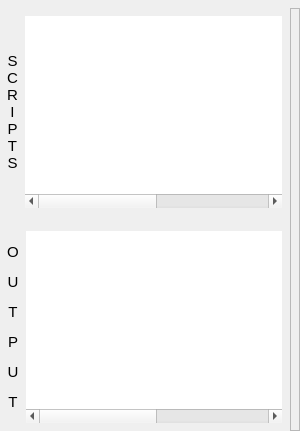
                                              <widget class="QWidget" name="mm_tab">
                                               <attribute name="title">
                                                <string>MM</string>
                                               </attribute>
                                               <layout class="QGridLayout" name="gridLayout_26">
                                                <property name="leftMargin">
                                                 <number>0</number>
                                                </property>
                                                <property name="topMargin">
                                                 <number>8</number>
                                                </property>
                                                <property name="rightMargin">
                                                 <number>0</number>
                                                </property>
                                                <property name="bottomMargin">
                                                 <number>0</number>
                                                </property>
                                                <property name="spacing">
                                                 <number>0</number>
                                                </property>
                                                <item row="0" column="0">
                                                 <widget class="QFrame" name="scripts_pre_frame_3">
                                                  <property name="sizePolicy">
                                                   <sizepolicy hsizetype="Expanding" vsizetype="Expanding">
                                                    <horstretch>0</horstretch>
                                                    <verstretch>0</verstretch>
                                                   </sizepolicy>
                                                  </property>
                                                  <property name="frameShape">
                                                   <enum>QFrame::NoFrame</enum>
                                                  </property>
                                                  <property name="frameShadow">
                                                   <enum>QFrame::Raised</enum>
                                                  </property>
                                                  <layout class="QVBoxLayout" name="verticalLayout_5">
                                                   <property name="spacing">
                                                    <number>7</number>
                                                   </property>
                                                   <property name="leftMargin">
                                                    <number>0</number>
                                                   </property>
                                                   <property name="topMargin">
                                                    <number>0</number>
                                                   </property>
                                                   <property name="rightMargin">
                                                    <number>8</number>
                                                   </property>
                                                   <property name="bottomMargin">
                                                    <number>0</number>
                                                   </property>
                                                   <item>
                                                    <widget class="QFrame" name="scripts_frame_3">
                                                     <property name="frameShape">
                                                      <enum>QFrame::NoFrame</enum>
                                                     </property>
                                                     <property name="frameShadow">
                                                      <enum>QFrame::Raised</enum>
                                                     </property>
                                                     <layout class="QHBoxLayout" name="horizontalLayout_33">
                                                      <property name="spacing">
                                                       <number>0</number>
                                                      </property>
                                                      <property name="leftMargin">
                                                       <number>0</number>
                                                      </property>
                                                      <property name="topMargin">
                                                       <number>8</number>
                                                      </property>
                                                      <property name="rightMargin">
                                                       <number>0</number>
                                                      </property>
                                                      <property name="bottomMargin">
                                                       <number>8</number>
                                                      </property>
                                                      <item>
                                                       <widget class="QFrame" name="scripts_label_frame_3">
                                                        <property name="frameShape">
                                                         <enum>QFrame::NoFrame</enum>
                                                        </property>
                                                        <property name="frameShadow">
                                                         <enum>QFrame::Raised</enum>
                                                        </property>
                                                        <layout class="QHBoxLayout" name="horizontalLayout_34">
                                                         <property name="spacing">
                                                          <number>0</number>
                                                         </property>
                                                         <property name="leftMargin">
                                                          <number>7</number>
                                                         </property>
                                                         <property name="topMargin">
                                                          <number>0</number>
                                                         </property>
                                                         <property name="rightMargin">
                                                          <number>7</number>
                                                         </property>
                                                         <property name="bottomMargin">
                                                          <number>0</number>
                                                         </property>
                                                         <item>
                                                          <widget class="QLabel" name="scripts_label_3">
                                                           <property name="font">
                                                            <font>
                                                             <pointsize>11</pointsize>
                                                            </font>
                                                           </property>
                                                           <property name="text">
                                                            <string>S
C
R
I
P
T
S</string>
                                                           </property>
                                                           <property name="alignment">
                                                            <set>Qt::AlignCenter</set>
                                                           </property>
                                                          </widget>
                                                         </item>
                                                        </layout>
                                                       </widget>
                                                      </item>
                                                      <item>
                                                       <widget class="QTreeWidget" name="Mscripts_treeWid">
                                                        <property name="font">
                                                         <font>
                                                          <pointsize>10</pointsize>
                                                         </font>
                                                        </property>
                                                        <property name="styleSheet">
                                                         <string notr="true">alternate-background-color: rgb(32, 36, 45);</string>
                                                        </property>
                                                        <property name="frameShape">
                                                         <enum>QFrame::NoFrame</enum>
                                                        </property>
                                                        <property name="frameShadow">
                                                         <enum>QFrame::Raised</enum>
                                                        </property>
                                                        <property name="sizeAdjustPolicy">
                                                         <enum>QAbstractScrollArea::AdjustIgnored</enum>
                                                        </property>
                                                        <property name="autoScroll">
                                                         <bool>true</bool>
                                                        </property>
                                                        <property name="editTriggers">
                                                         <set>QAbstractItemView::NoEditTriggers</set>
                                                        </property>
                                                        <property name="alternatingRowColors">
                                                         <bool>true</bool>
                                                        </property>
                                                        <property name="animated">
                                                         <bool>true</bool>
                                                        </property>
                                                        <property name="columnCount">
                                                         <number>5</number>
                                                        </property>
                                                        <attribute name="headerVisible">
                                                         <bool>false</bool>
                                                        </attribute>
                                                        <column>
                                                         <property name="text">
                                                          <string>New Column</string>
                                                         </property>
                                                        </column>
                                                        <column>
                                                         <property name="text">
                                                          <string>New Column</string>
                                                         </property>
                                                        </column>
                                                        <column>
                                                         <property name="text">
                                                          <string>New Column</string>
                                                         </property>
                                                        </column>
                                                        <column>
                                                         <property name="text">
                                                          <string>New Column</string>
                                                         </property>
                                                        </column>
                                                        <column>
                                                         <property name="text">
                                                          <string>New Column</string>
                                                         </property>
                                                        </column>
                                                       </widget>
                                                      </item>
                                                     </layout>
                                                    </widget>
                                                   </item>
                                                   <item>
                                                    <widget class="QFrame" name="preren_frame_3">
                                                     <property name="frameShape">
                                                      <enum>QFrame::NoFrame</enum>
                                                     </property>
                                                     <property name="frameShadow">
                                                      <enum>QFrame::Raised</enum>
                                                     </property>
                                                     <layout class="QHBoxLayout" name="horizontalLayout_35">
                                                      <property name="spacing">
                                                       <number>0</number>
                                                      </property>
                                                      <property name="leftMargin">
                                                       <number>0</number>
                                                      </property>
                                                      <property name="topMargin">
                                                       <number>8</number>
                                                      </property>
                                                      <property name="rightMargin">
                                                       <number>0</number>
                                                      </property>
                                                      <property name="bottomMargin">
                                                       <number>8</number>
                                                      </property>
                                                      <item>
                                                       <widget class="QFrame" name="preren_label_frame_3">
                                                        <property name="frameShape">
                                                         <enum>QFrame::NoFrame</enum>
                                                        </property>
                                                        <property name="frameShadow">
                                                         <enum>QFrame::Raised</enum>
                                                        </property>
                                                        <layout class="QHBoxLayout" name="horizontalLayout_36">
                                                         <property name="spacing">
                                                          <number>0</number>
                                                         </property>
                                                         <property name="leftMargin">
                                                          <number>7</number>
                                                         </property>
                                                         <property name="topMargin">
                                                          <number>0</number>
                                                         </property>
                                                         <property name="rightMargin">
                                                          <number>7</number>
                                                         </property>
                                                         <property name="bottomMargin">
                                                          <number>0</number>
                                                         </property>
                                                         <item>
                                                          <widget class="QLabel" name="preren_label_3">
                                                           <property name="font">
                                                            <font>
                                                             <pointsize>11</pointsize>
                                                            </font>
                                                           </property>
                                                           <property name="text">
                                                            <string>&lt;html&gt;&lt;head/&gt;&lt;body&gt;&lt;p&gt;O&lt;/p&gt;&lt;p&gt;U&lt;/p&gt;&lt;p&gt;T&lt;/p&gt;&lt;p&gt;P&lt;/p&gt;&lt;p&gt;U&lt;/p&gt;&lt;p&gt;T&lt;/p&gt;&lt;/body&gt;&lt;/html&gt;</string>
                                                           </property>
                                                           <property name="alignment">
                                                            <set>Qt::AlignCenter</set>
                                                           </property>
                                                          </widget>
                                                         </item>
                                                        </layout>
                                                       </widget>
                                                      </item>
                                                      <item>
                                                       <widget class="QTreeWidget" name="Moutput_treeWid">
                                                        <property name="frameShape">
                                                         <enum>QFrame::NoFrame</enum>
                                                        </property>
                                                        <property name="frameShadow">
                                                         <enum>QFrame::Raised</enum>
                                                        </property>
                                                        <property name="editTriggers">
                                                         <set>QAbstractItemView::NoEditTriggers</set>
                                                        </property>
                                                        <property name="alternatingRowColors">
                                                         <bool>true</bool>
                                                        </property>
                                                        <property name="animated">
                                                         <bool>true</bool>
                                                        </property>
                                                        <property name="columnCount">
                                                         <number>5</number>
                                                        </property>
                                                        <attribute name="headerVisible">
                                                         <bool>false</bool>
                                                        </attribute>
                                                        <column>
                                                         <property name="text">
                                                          <string>New Column</string>
                                                         </property>
                                                        </column>
                                                        <column>
                                                         <property name="text">
                                                          <string>New Column</string>
                                                         </property>
                                                        </column>
                                                        <column>
                                                         <property name="text">
                                                          <string>New Column</string>
                                                         </property>
                                                        </column>
                                                        <column>
                                                         <property name="text">
                                                          <string>New Column</string>
                                                         </property>
                                                        </column>
                                                        <column>
                                                         <property name="text">
                                                          <string>New Column</string>
                                                         </property>
                                                        </column>
                                                       </widget>
                                                      </item>
                                                     </layout>
                                                    </widget>
                                                   </item>
                                                  </layout>
                                                 </widget>
                                                </item>
                                                <item row="0" column="1">
                                                 <widget class="QFrame" name="ou_qc_frame_3">
                                                  <property name="frameShape">
                                                   <enum>QFrame::StyledPanel</enum>
                                                  </property>
                                                  <property name="frameShadow">
                                                   <enum>QFrame::Raised</enum>
                                                  </property>
                                                  <layout class="QVBoxLayout" name="verticalLayout_12">
                                                   <property name="spacing">
                                                    <number>8</number>
                                                   </property>
                                                   <property name="leftMargin">
                                                    <number>0</number>
                                                   </property>
                                                   <property name="topMargin">
                                                    <number>0</number>
                                                   </property>
                                                   <property name="rightMargin">
                                                    <number>8</number>
                                                   </property>
                                                   <property name="bottomMargin">
                                                    <number>0</number>
                                                   </property>
                                                  </layout>
                                                 </widget>
                                                </item>
                                               </layout>
                                              </widget>
